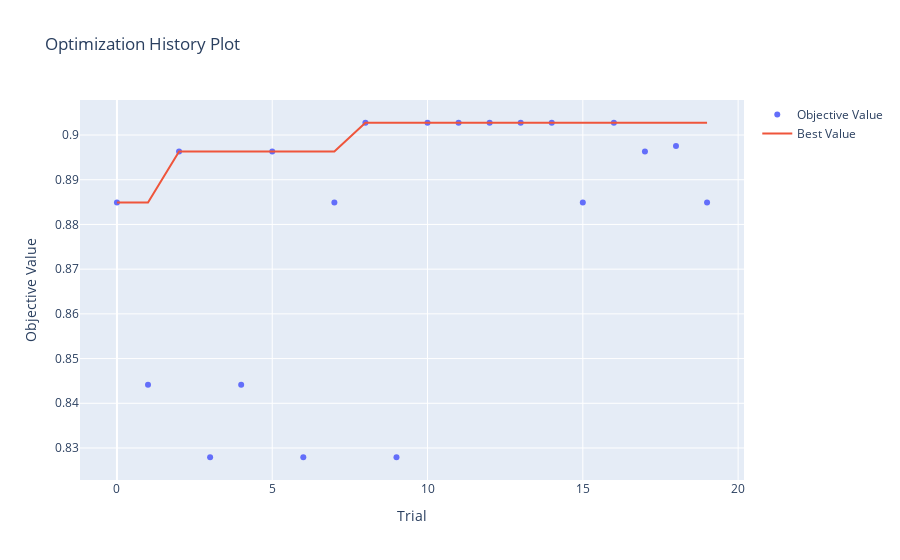

Notebook cell for this chart:
### Markdown cell above
#### HYPERPARAMETER PROCESS VISUALIZATION
We can also visualize the optimization process using Optuna's built-in visualization functions. These functions use Plotly to create interactive plots that show various aspects of the optimization process

### Code cell
# Plot Hyperparameter visualization
ov.plot_optimization_history(study)

### Figure 1 — Plotly figure (JSON) as saved in the notebook; plotly's stock layout.template omitted (floating-point values rounded to 4 significant figures)
{"data": [{"mode": "markers", "name": "Objective Value", "type": "scatter", "x": [0, 1, 2, 3, 4, 5, 6, 7, 8, 9, 10, 11, 12, 13, 14, 15, 16, 17, 18, 19], "y": [0.8849, 0.8442, 0.8963, 0.8279, 0.8442, 0.8963, 0.8279, 0.8849, 0.9027, 0.8279, 0.9027, 0.9027, 0.9027, 0.9027, 0.9027, 0.8849, 0.9027, 0.8963, 0.8976, 0.8849]}, {"mode": "lines", "name": "Best Value", "type": "scatter", "x": [0, 1, 2, 3, 4, 5, 6, 7, 8, 9, 10, 11, 12, 13, 14, 15, 16, 17, 18, 19], "y": [0.8849, 0.8849, 0.8963, 0.8963, 0.8963, 0.8963, 0.8963, 0.8963, 0.9027, 0.9027, 0.9027, 0.9027, 0.9027, 0.9027, 0.9027, 0.9027, 0.9027, 0.9027, 0.9027, 0.9027]}, {"marker": {"color": "#cccccc"}, "mode": "markers", "name": "Infeasible Trial", "showlegend": false, "type": "scatter", "x": [], "y": []}], "layout": {"title": {"text": "Optimization History Plot"}, "xaxis": {"title": {"text": "Trial"}}, "yaxis": {"title": {"text": "Objective Value"}}}}
